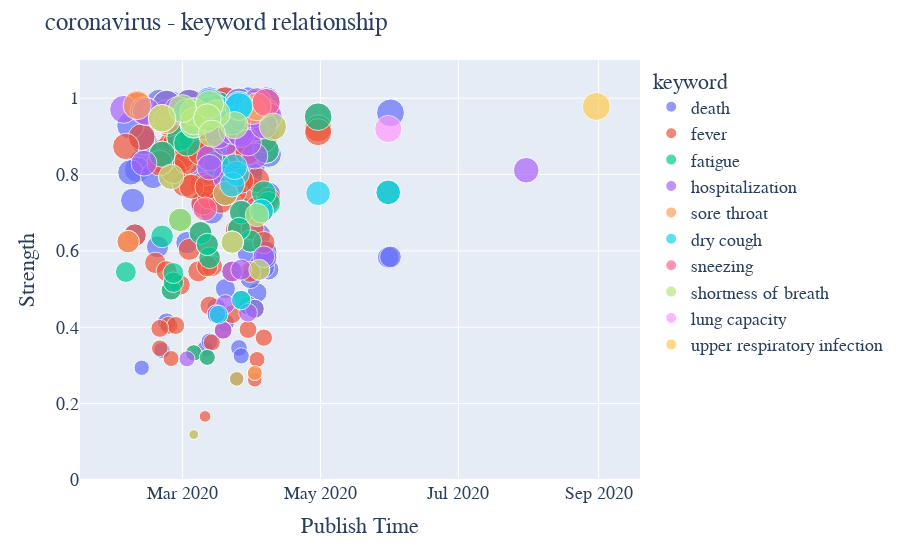

This figure's notebook cell:
### Markdown cell above
## Overview plot for several interesting keyword relationship
- Look at the strength of the relationships along time
- https://altair-viz.github.io/gallery/natural_disasters.html

### Code cell
# =======================================================
# Data Preparation 
# =======================================================
kw_interest = ['sore throat', 'fatigue', 'fever', 'upper respiratory infection', 'lung capacity',
              'hospitalization', 'dry cough', 'sneezing', 'death', 'shortness of breath']
df_new_p = rvis.preprocess_for_multiple_kw_visualization(df_new, kw_interest=kw_interest)

# =======================================================
# Plotly plot
# =======================================================
import plotly.express as px
df = px.data.iris()
fig = px.scatter(df_new_p, x="publish_time", y="probability", color="keyword",
                 size='probability')
fig.update_layout(
    yaxis=dict(range=[0, 1.1]),
    title="coronavirus - keyword relationship",
    xaxis_title="Publish Time",
    yaxis_title="Strength",
    font=dict(
        family="Courier New, monospace",
        size=18,
    )
)
fig.show()
